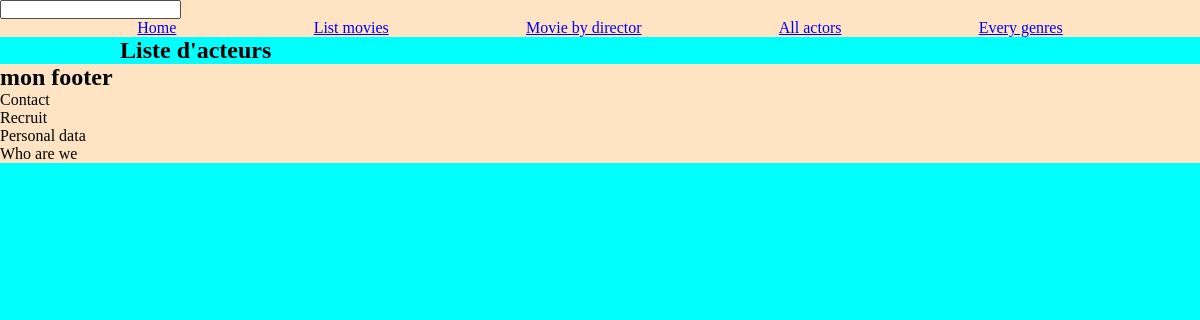
The page /index.php?action=listActors on the database as committed earlier.
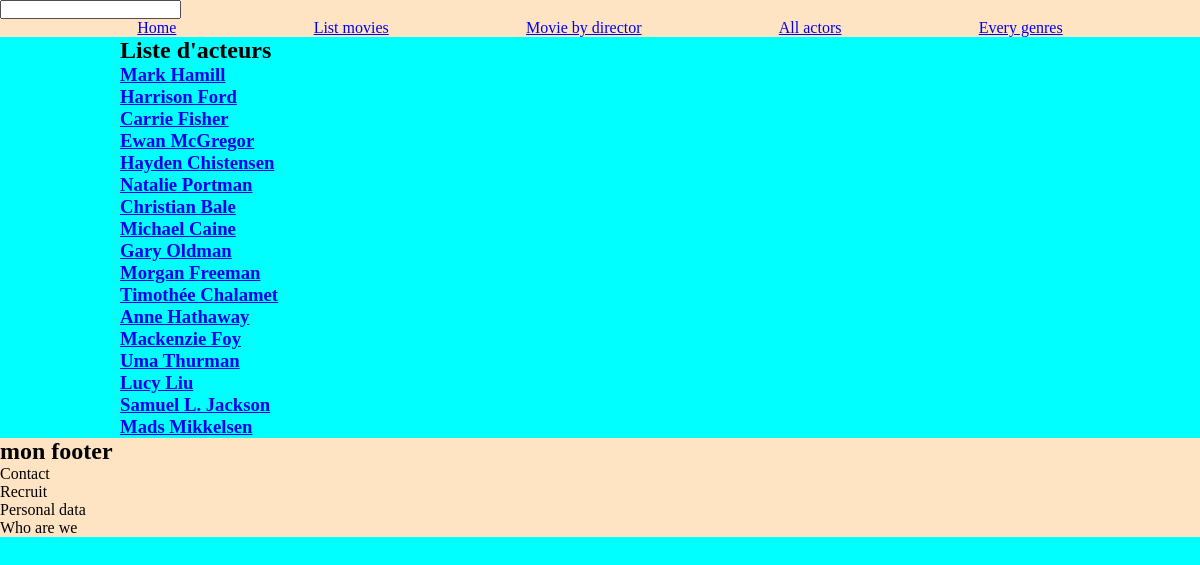
The same page on the database as committed later.
### tables this page shows
CREATE TABLE IF NOT EXISTS `acteur` (
  `id_acteur` int NOT NULL AUTO_INCREMENT,
  `nom` varchar(255) NOT NULL,
  `prenom` varchar(255) NOT NULL,
  `sexe` varchar(255) NOT NULL,
  `dateDeNaissance` date NOT NULL,
  PRIMARY KEY (`id_acteur`)
);

### controller/ActorController.php (called while the page is built, shortened)
<?php
require_once "./bdd/DAO.php";
class ActorController {
    public function findAll() {
        $dao = new DAO();
        $sql =
        "SELECT  a.id_acteur, CONCAT(a.prenom ,' ', a.nom) AS full_name, a.sexe, a.dateDeNaissance
        FROM acteur a"
        ;
        $acteurs = $dao->executerRequete($sql);
        require "./view/actor/listActors.php";
    }
}
?>

### bdd/DAO.php (called while the page is built, shortened)
<?php
class DAO{
    private $bdd;
    public function __construct(){
        $this->bdd = new \PDO('mysql:host=localhost;dbname=cinema;charset=utf8', 'root', '');
    }
    public function executerRequete($sql, $params = NULL){
        if ($params == NULL){
            $resultat = $this->bdd->query($sql);
        }else{
            $resultat = $this->bdd->prepare($sql);
            $resultat->execute($params);
        }
        return $resultat;
    }
}

### view/actor/listActors.php (the view, shortened to what this page needs)
<h2>Liste d'acteurs</h2>
<?php
while ($acteur = $acteurs->fetch()) {
    $acteurId = $acteur["id_acteur"];
    echo "<h3><a href='index.php?action=detailsActor&id=$acteurId'>".$acteur["full_name"]."</a></h3>";
?>
<?php
}
?>
<?php
require "./view/layout.php";
?>

Rows that differ between the two databases and show on the page:
added acteur: full_name "Mark Hamill"
added acteur: full_name "Harrison Ford"
added acteur: full_name "Carrie Fisher"
added acteur: full_name "Ewan McGregor"
added acteur: full_name "Hayden Chistensen"
added acteur: full_name "Natalie Portman"
added acteur: full_name "Christian Bale"
added acteur: full_name "Michael Caine"
added acteur: full_name "Gary Oldman"
added acteur: full_name "Morgan Freeman"
added acteur: full_name "Timothée Chalamet"
added acteur: full_name "Anne Hathaway"
added acteur: full_name "Mackenzie Foy"
added acteur: full_name "Uma Thurman"
added acteur: full_name "Lucy Liu"
added acteur: full_name "Samuel L. Jackson"
added acteur: full_name "Mads Mikkelsen"
